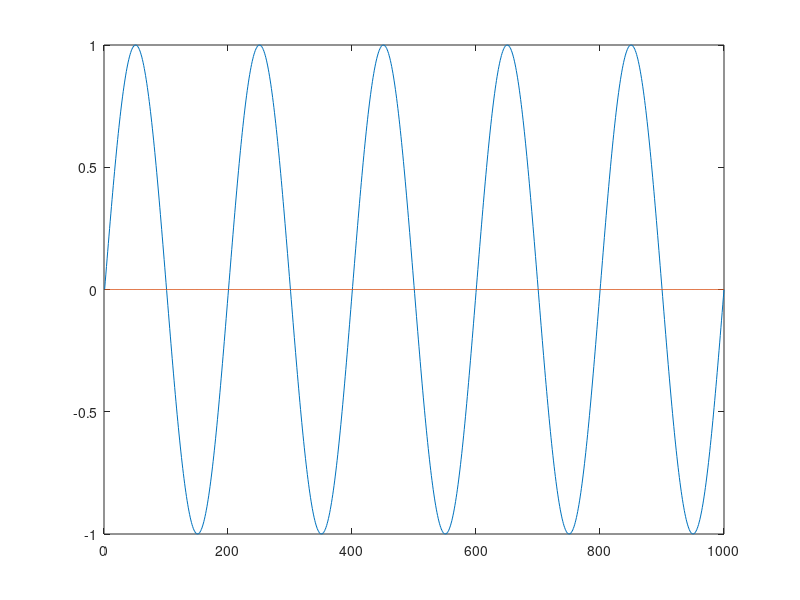

Recreate this plot in MATLAB.
profile on

% Sim Parameters
simDuration = 10;   % sim duration in seconds
totalSamples = 1000;
SignalFrequency = 0.5;
signalDataPoints = sin(2*pi*SignalFrequency*(linspace(0, simDuration, totalSamples)));  

output = zeros(1, totalSamples);
order = 5;

for i = 1:totalSamples
%    output(1, i) = RunningAverage(signalDataPoints, order, i);
save('TestBenchTemp','-append')
end

plot(signalDataPoints);
hold on
plot(output);
hold off

profileStruct = profile('info');
